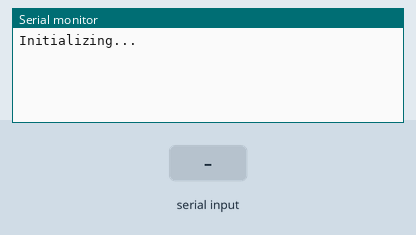
Simulated run of this sketch. Board: Arduino Uno, built with avr-gcc and run on an emulated ATmega328P. Shown: the last lines printed to the serial monitor. The test bench sets the inputs (shaded band).

Above: at 1.2 s.
1.3 s: "1\n" received over the second serial link
At 2.0 s:
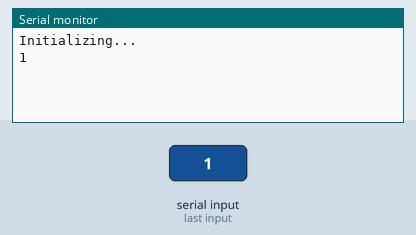
2.8 s: "0\n" received over the second serial link
At 3.2 s:
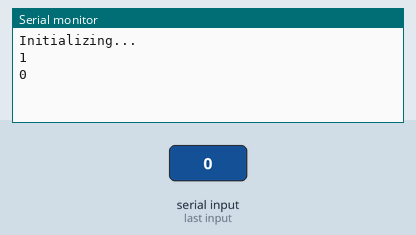
4.3 s: "2\n" received over the second serial link
At 5.5 s:
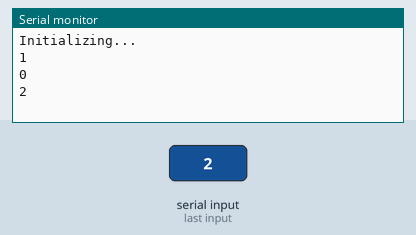

The sketch:

receiving.ino
```cpp
#include <NeoSWSerial.h>

//Constants (buttons)
const int rxHc12 = A0; //green wire
const int txHc12 = A1; //blue wire

String message = "";

// SoftwareSerial(rxPin, txPin, inverse_logic)
NeoSWSerial HC12(rxHc12, txHc12);

void setup() {
  Serial.begin(9600);
  HC12.begin(9600);
  Serial.println("Initializing...");
}

void loop() {

  while(HC12.available()) {
    char letter = HC12.read();
    if(letter == '\n') {
      Serial.println(message);
      message = "";
    } else {
      message += letter;
    }
  }

}
```

Measured:
- after the input at 1.3 s, the serial monitor: prints a new line at once (image 1)
- after the input at 2.8 s, the serial monitor: prints a new line at once (image 2)
- after the input at 4.3 s, the serial monitor: prints a new line at once (image 3)
